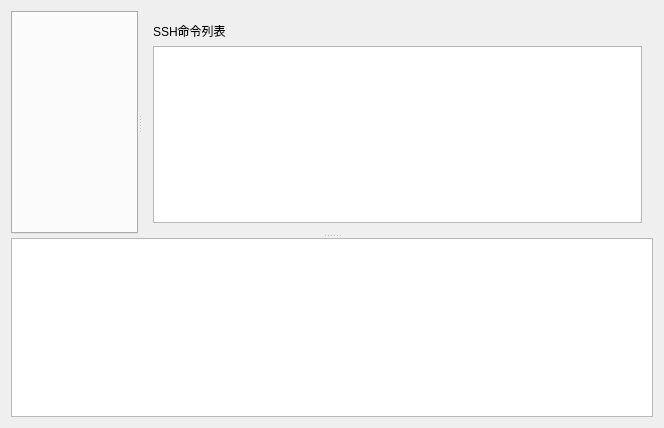
<?xml version="1.0" encoding="UTF-8"?>
<ui version="4.0">
 <class>SSHWindow</class>
 <widget class="QWidget" name="SSHWindow">
  <property name="geometry">
   <rect>
    <x>0</x>
    <y>0</y>
    <width>664</width>
    <height>428</height>
   </rect>
  </property>
  <property name="windowTitle">
   <string>SSHWindow</string>
  </property>
  <property name="styleSheet">
   <string notr="true"/>
  </property>
  <layout class="QGridLayout" name="gridLayout">
   <item row="0" column="0">
    <widget class="QSplitter" name="splitter_2">
     <property name="orientation">
      <enum>Qt::Vertical</enum>
     </property>
     <widget class="QSplitter" name="splitter">
      <property name="orientation">
       <enum>Qt::Horizontal</enum>
      </property>
      <widget class="QTabWidget" name="tw_SSHTabWidget">
       <property name="sizePolicy">
        <sizepolicy hsizetype="Expanding" vsizetype="Expanding">
         <horstretch>0</horstretch>
         <verstretch>0</verstretch>
        </sizepolicy>
       </property>
       <property name="currentIndex">
        <number>-1</number>
       </property>
      </widget>
      <widget class="QWidget" name="layoutWidget">
       <layout class="QVBoxLayout" name="verticalLayout">
        <item>
         <widget class="QLabel" name="label">
          <property name="sizePolicy">
           <sizepolicy hsizetype="Preferred" vsizetype="Preferred">
            <horstretch>0</horstretch>
            <verstretch>0</verstretch>
           </sizepolicy>
          </property>
          <property name="text">
           <string>SSH命令列表</string>
          </property>
         </widget>
        </item>
        <item>
         <widget class="QTableView" name="tv_CMDTable">
          <property name="sizePolicy">
           <sizepolicy hsizetype="Expanding" vsizetype="Expanding">
            <horstretch>0</horstretch>
            <verstretch>0</verstretch>
           </sizepolicy>
          </property>
          <property name="baseSize">
           <size>
            <width>0</width>
            <height>0</height>
           </size>
          </property>
          <property name="cursor" stdset="0">
           <cursorShape>ArrowCursor</cursorShape>
          </property>
          <property name="contextMenuPolicy">
           <enum>Qt::NoContextMenu</enum>
          </property>
          <property name="layoutDirection">
           <enum>Qt::LeftToRight</enum>
          </property>
          <property name="showGrid">
           <bool>false</bool>
          </property>
         </widget>
        </item>
       </layout>
      </widget>
     </widget>
     <widget class="QTableView" name="tv_SSHErrTab"/>
    </widget>
   </item>
  </layout>
 </widget>
 <layoutdefault spacing="6" margin="11"/>
 <resources/>
 <connections/>
</ui>
